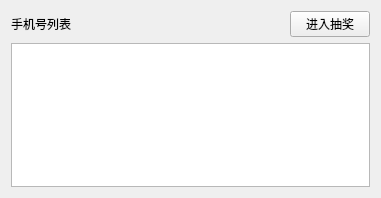
<?xml version="1.0" encoding="UTF-8"?>
<ui version="4.0">
 <class>Demo004Class</class>
 <widget class="QWidget" name="Demo004Class">
  <property name="geometry">
   <rect>
    <x>0</x>
    <y>0</y>
    <width>381</width>
    <height>198</height>
   </rect>
  </property>
  <property name="windowTitle">
   <string>Demo004 抽奖软件</string>
  </property>
  <layout class="QVBoxLayout" name="verticalLayout">
   <item>
    <layout class="QHBoxLayout" name="horizontalLayout">
     <item>
      <widget class="QLabel" name="label">
       <property name="sizePolicy">
        <sizepolicy hsizetype="Expanding" vsizetype="Preferred">
         <horstretch>0</horstretch>
         <verstretch>0</verstretch>
        </sizepolicy>
       </property>
       <property name="text">
        <string>手机号列表</string>
       </property>
      </widget>
     </item>
     <item>
      <widget class="QPushButton" name="m_btnEnter">
       <property name="text">
        <string>进入抽奖</string>
       </property>
      </widget>
     </item>
    </layout>
   </item>
   <item>
    <widget class="QListWidget" name="m_lstNumbers"/>
   </item>
  </layout>
 </widget>
 <layoutdefault spacing="6" margin="11"/>
 <resources>
  <include location="../demo004.qrc"/>
 </resources>
 <connections/>
</ui>
